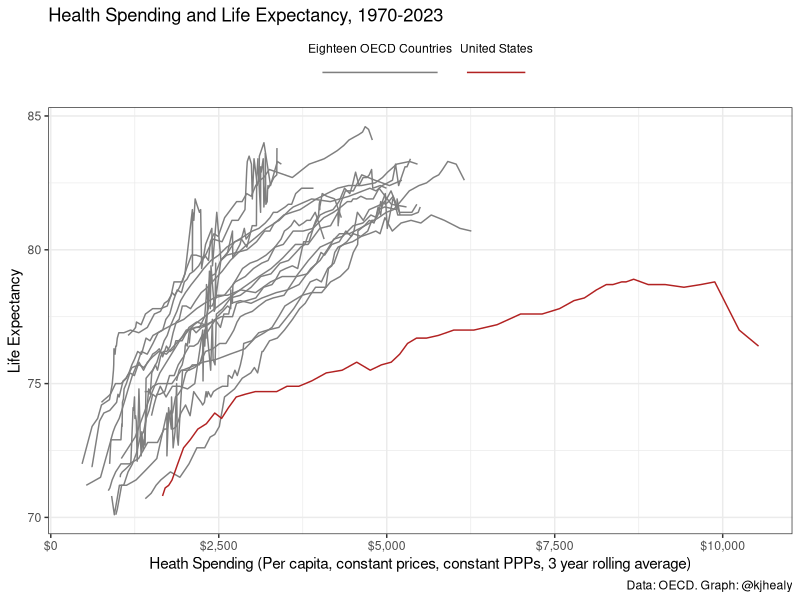

Source code (R):
## ---- chunk 1
#| warning: false
#| message: false

library(tidyverse)
## ---- chunk 2
library(here)

my_colors <-  c("grey50", "firebrick")


## The data are generated by code in R/make_oecd_df.R
df <- read_csv(here("data", "oecd_health_lifexp.csv"))
## ---- chunk 3
compare <- c("AUT", "AUS", "BEL", "CAN", "DEU", "DNK", "ESP", "FIN", "FRA",
             "GBR", "GRC", "IRL", "ITA", "JPN", "NLD", "NOR", "NZL",
             "SWE", "USA")

## ---- chunk 4
df_plot <- df |>
  filter(iso3 %in% compare, year > 1969) |> 
  drop_na() |>
  arrange(country, year) |>
  group_by(country) |> 
  mutate(
    us_flag = ifelse(iso3 == "USA", "United States", "Eighteen OECD Countries"), 
    avg_spend = slider::slide_dbl(health_ppp, mean, .before = 3)) 

df_plot  
## ---- chunk 5
#| label: fig-health
#| fig-cap: "The figure we were trying to draw"
#| fig-width: 8
#| fig-height: 8
 
df_plot |>   
  ggplot(aes(x = avg_spend, y = life_exp, group = country, color = us_flag)) +
  geom_line() +
  scale_color_manual(values = my_colors) +
  scale_x_continuous(labels = scales::label_dollar()) +
  labs(color = NULL,
       title = "Health Spending and Life Expectancy, 1970-2023",
       x = "Heath Spending (Per capita, constant prices, constant PPPs, 3 year rolling average)",
       y = "Life Expectancy",
       caption = "Data: OECD. Graph: @kjhealy") + 
  theme_bw() + 
  guides(color = guide_legend(nrow = 1)) + 
  theme(legend.position = "top", 
        legend.text.position = "top")

## ---- chunk 6
#| label: tbl-countrymeans
#| tbl-cap: "Average Life Expectancy at Birth, 1970-2023"

df_plot |> 
  summarize(`Mean` = round(mean(life_exp),1)) |> 
  rename(Country = country) |> 
  kableExtra::kable()
